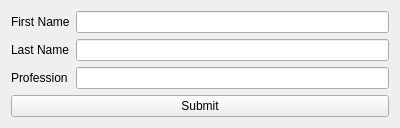
<?xml version="1.0" encoding="UTF-8"?>
<ui version="4.0">
 <class>Widget</class>
 <widget class="QWidget" name="Widget">
  <property name="geometry">
   <rect>
    <x>0</x>
    <y>0</y>
    <width>400</width>
    <height>127</height>
   </rect>
  </property>
  <property name="windowTitle">
   <string>Widget</string>
  </property>
  <layout class="QVBoxLayout" name="verticalLayout_3">
   <item>
    <layout class="QHBoxLayout" name="horizontalLayout">
     <item>
      <layout class="QVBoxLayout" name="verticalLayout">
       <item>
        <widget class="QLabel" name="label">
         <property name="text">
          <string>First Name</string>
         </property>
        </widget>
       </item>
       <item>
        <widget class="QLabel" name="label_2">
         <property name="text">
          <string>Last Name</string>
         </property>
        </widget>
       </item>
       <item>
        <widget class="QLabel" name="label_3">
         <property name="text">
          <string>Profession</string>
         </property>
        </widget>
       </item>
      </layout>
     </item>
     <item>
      <layout class="QVBoxLayout" name="verticalLayout_2">
       <item>
        <widget class="QLineEdit" name="lineEdit"/>
       </item>
       <item>
        <widget class="QLineEdit" name="lineEdit_2"/>
       </item>
       <item>
        <widget class="QLineEdit" name="lineEdit_3"/>
       </item>
      </layout>
     </item>
    </layout>
   </item>
   <item>
    <widget class="QPushButton" name="pushButton">
     <property name="text">
      <string>Submit</string>
     </property>
    </widget>
   </item>
  </layout>
 </widget>
 <layoutdefault spacing="6" margin="11"/>
 <resources/>
 <connections/>
</ui>
